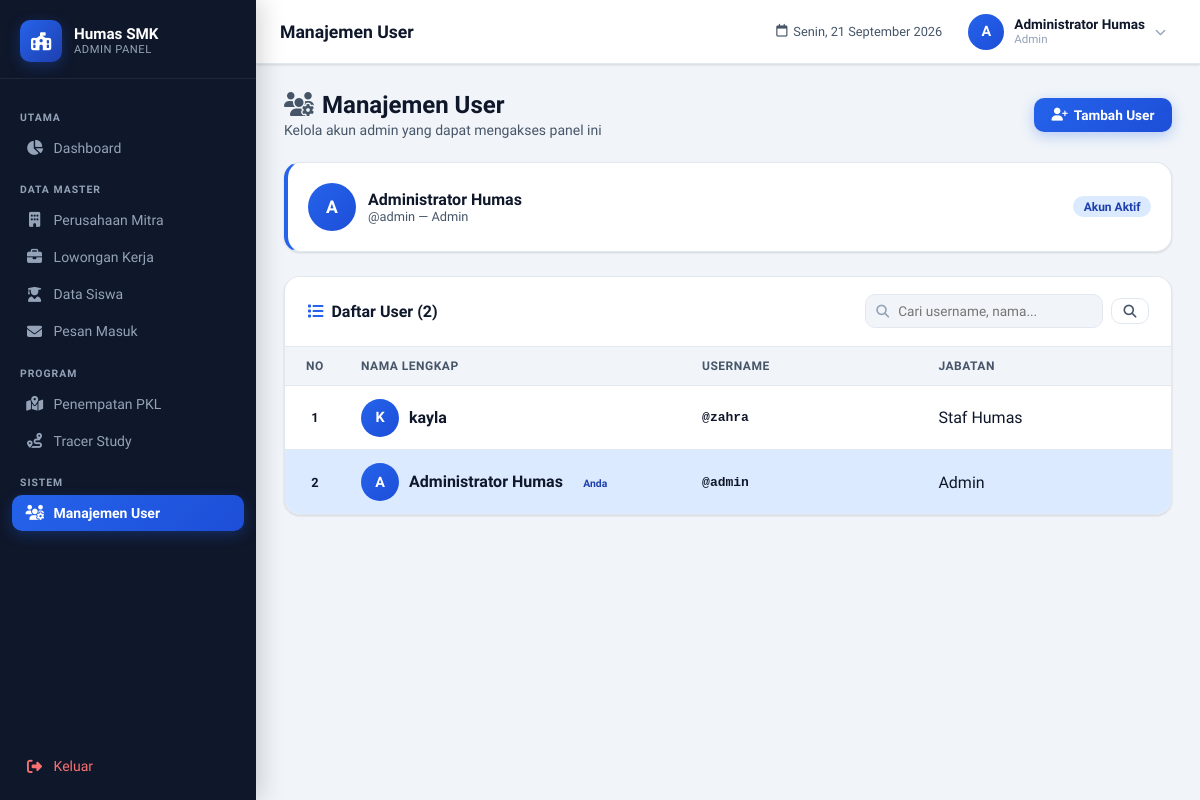
The page /admin/users.php (signed in) on the database its author committed.
### tables this page shows
CREATE TABLE IF NOT EXISTS `users` (
  `id_user` int NOT NULL AUTO_INCREMENT,
  `username` varchar(50) NOT NULL,
  `password` varchar(255) NOT NULL,
  `nama_lengkap` varchar(100) NOT NULL,
  `jabatan` varchar(50) DEFAULT 'Staf Humas',
  `created_at` timestamp NULL DEFAULT CURRENT_TIMESTAMP,
  PRIMARY KEY (`id_user`),
  UNIQUE KEY `username` (`username`)
);

### admin/users.php (the view, shortened to what this page needs)
<?php
require_once '../backend/connection.php';
$search = trim($_GET['search'] ?? '');
$page   = max(1, (int)($_GET['page'] ?? 1));
$limit  = 10;
$offset = ($page - 1) * $limit;
$where = $search ? "WHERE username LIKE ? OR nama_lengkap LIKE ? OR jabatan LIKE ?" : "";
$stmt_count = mysqli_prepare($koneksi, "SELECT COUNT(*) as n FROM users $where");
mysqli_stmt_execute($stmt_count);
$total = mysqli_fetch_assoc(mysqli_stmt_get_result($stmt_count))['n'];
$stmt_data = mysqli_prepare($koneksi, "SELECT * FROM users $where ORDER BY created_at DESC LIMIT ? OFFSET ?");
if ($search) { $q="%$search%"; mysqli_stmt_bind_param($stmt_data,'sssii',$q,$q,$q,$limit,$offset); }
else { mysqli_stmt_bind_param($stmt_data,'ii',$limit,$offset); }
mysqli_stmt_execute($stmt_data);
$data = mysqli_fetch_all(mysqli_stmt_get_result($stmt_data), MYSQLI_ASSOC);
?>
<!DOCTYPE html>
<html lang="id">
<head>
    <link rel="stylesheet" href="https://cdnjs.cloudflare.com/ajax/libs/font-awesome/6.4.0/css/all.min.css">
    <link rel="stylesheet" href="assets/admin-style.css">
</head>
<body>
<?php include 'includes/sidebar.php'; ?>
<div class="admin-main">
    <?php include 'includes/header.php'; ?>
    <main class="admin-content">
        <div class="page-header">
            <div class="page-header-left">
                <h2><i class="fa-solid fa-users-gear" style="color:var(--slate-600);margin-right:8px;"></i>Manajemen User</h2>
                <p>Kelola akun admin yang dapat mengakses panel ini</p>
            </div>
            <button class="btn btn-primary" onclick="openModal('modalTambah')">
                <i class="fa-solid fa-user-plus"></i> Tambah User
            </button>
        </div>
        <div class="card" style="border-left:4px solid var(--blue);">
            <div class="card-body" style="display:flex;align-items:center;gap:12px;">
                <div class="user-avatar-cell" style="width:48px;height:48px;font-size:1.1rem;">
                    <?= strtoupper(substr($_SESSION['nama_lengkap'] ?? 'A', 0, 1)) ?>
                </div>
                <div>
                    <p style="font-weight:700;color:var(--navy);"><?= htmlspecialchars($_SESSION['nama_lengkap'] ?? '-') ?></p>
                    <p style="font-size:.8rem;color:var(--slate-600);">@<?= htmlspecialchars($_SESSION['username'] ?? '-') ?> — <?= htmlspecialchars($_SESSION['jabatan'] ?? '-') ?></p>
                </div>
                <span class="badge badge-blue" style="margin-left:auto;">Akun Aktif</span>
            </div>
        </div>
        <div class="card">
            <div class="card-header">
                <span class="card-title"><i class="fa-solid fa-list"></i> Daftar User (<?= $total ?>)</span>
                <form method="GET" style="display:flex;gap:.5rem;align-items:center;">
                    <div class="search-box">
                        <i class="fa-solid fa-magnifying-glass"></i>
                        <input type="text" name="search" value="<?= htmlspecialchars($search) ?>" placeholder="Cari username, nama...">
                    </div>
                    <button type="submit" class="btn btn-outline btn-sm"><i class="fa-solid fa-search"></i></button>
                </form>
            </div>
            <div class="table-wrapper">
                <table>
                    <thead>
                        <tr>
                            <th>No</th>
                            <th>Nama Lengkap</th>
                            <th>Username</th>
                            <th>Jabatan</th>
                        </tr>
                    </thead>
                    <tbody>
                    <?php if (empty($data)): ?>
                        <tr><td colspan="6"><div class="table-empty"><i class="fa-solid fa-users-slash"></i><p>Tidak ada user.</p></div></td></tr>
                    <?php else: foreach ($data as $i => $row):
                        $is_me = $row['id_user'] == $_SESSION['user_id'];
                    ?>
                        <tr <?= $is_me ? 'style="background:var(--blue-light);"' : '' ?>>
                            <td class="td-no"><?= $offset+$i+1 ?></td>
                            <td>
                                <div class="user-cell">
                                    <div class="user-avatar-cell"><?= strtoupper(substr($row['nama_lengkap'],0,1)) ?></div>
                                    <div>
                                        <span style="font-weight:700;"><?= htmlspecialchars($row['nama_lengkap']) ?></span>
                                        <?= $is_me ? '<span class="badge badge-blue" style="margin-left:6px;font-size:.65rem;">Anda</span>' : '' ?>
                                    </div>
                                </div>
                            </td>
                            <td style="font-family:monospace;font-weight:600;">@<?= htmlspecialchars($row['username']) ?></td>
                            <td><?= htmlspecialchars($row['jabatan'] ?? 'Staf Humas') ?></td>
                        </tr>
                    <?php endforeach; endif; ?>
                    </tbody>
                </table>
            </div>
        </div>
    </main>
</div>
</body>
</html>

### admin/users.php (style rules this page uses)
.user-avatar-cell { width: 38px; height: 38px; background: linear-gradient(135deg, var(--blue), var(--blue-dark)); border-radius: 50%; display: flex; align-items: center; justify-content: center; color: white; font-weight: 700; font-size: .9rem; flex-shrink: 0; }
.user-cell { display: flex; align-items: center; gap: 10px; }

### rows shown on the page
users: i "1", nama_lengkap "K", nama_lengkap "kayla", username "zahra", jabatan "Staf Humas"
users: i "2", nama_lengkap "A", nama_lengkap "Administrator Humas", shows "Anda", username "admin", jabatan "Admin"

### other values the page prints
$page_title "Manajemen User"
substr($_SESSION['nama_lengkap'] ?? 'A', 0, 1) "A"
$_SESSION['nama_lengkap'] "Administrator Humas"
$_SESSION['jabatan'] "Admin"
$_SESSION['username'] "admin"
$total "2"
